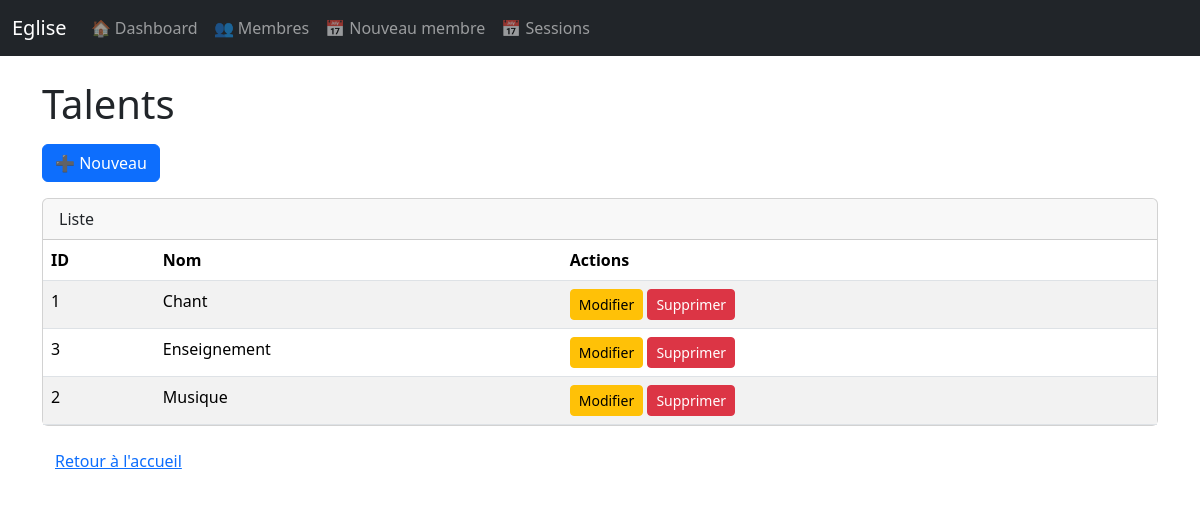
Screenshot of /talents with the database file from the repository.
### app.py (models this page shows)
class Talent(db.Model):
    id = db.Column(db.Integer, primary_key=True)
    nom = db.Column(db.String(100), nullable=False)
    membres = db.relationship('MembreTalent', back_populates='talent')

### app.py (the view)
@app.route('/talents')
def talents_liste():
    talents = Talent.query.order_by(Talent.nom).all()
    return render_template('talents_liste.html', talents=talents)

### app.py (called while the page is built)
@app.context_processor
def utility_processor():
    def url_for_other_page(page):
        """
        Construit l'URL pour une autre page de pagination en conservant :
        - les paramètres de chemin (ex: session_id)
        - les paramètres GET (filtres)
        """
        args = {}
        if request.view_args:
            args.update(request.view_args)          # ex: session_id
        args.update(request.args.to_dict())         # filtres actuels
        args['page'] = page
        return url_for(request.endpoint, **args)
    return dict(url_for_other_page=url_for_other_page)

### templates/talents_liste.html (shortened to what this page needs)
{% extends "base.html" %}
{% block content %}
  <h1 class="mb-3">Talents</h1>
  <div class="mb-3">
    <a href="{{ url_for('talent_nouveau') }}" class="btn btn-primary">➕ Nouveau</a>
  </div>
  <div class="card">
    <div class="card-header">Liste</div>
    <div class="table-responsive">
      <table class="table table-striped table-hover mb-0">
        <thead>
          <tr>
            <th>ID</th>
            <th>Nom</th>
            <th>Actions</th>
          </tr>
        </thead>
        <tbody>
          {% for x in talents %}
            <tr>
              <td>{{ x.id }}</td>
              <td>{{ x.nom }}</td>
              <td>
                <a href="{{ url_for('talent_modifier', talent_id=x.id) }}" class="btn btn-sm btn-warning">Modifier</a>
                <form action="{{ url_for('talent_supprimer', talent_id=x.id) }}" method="post"
                      class="d-inline"
                      onsubmit="return confirm('Supprimer ?');">
                  <button type="submit" class="btn btn-sm btn-danger">Supprimer</button>
                </form>
              </td>
            </tr>
          {% else %}
            <tr>
              <td colspan="3" class="text-center">Aucun enregistrement.</td>
            </tr>
          {% endfor %}
        </tbody>
      </table>
    </div>
  </div>
  <a href="{{ url_for('index') }}" class="btn btn-link mt-3">Retour à l'accueil</a>
</div>
<link href="https://cdn.jsdelivr.net/npm/bootstrap@5.3.3/dist/css/bootstrap.min.css" rel="stylesheet">
{% endblock %}

### rows the page displays
Talent: id "1", nom "Chant"
Talent: id "3", nom "Enseignement"
Talent: id "2", nom "Musique"
